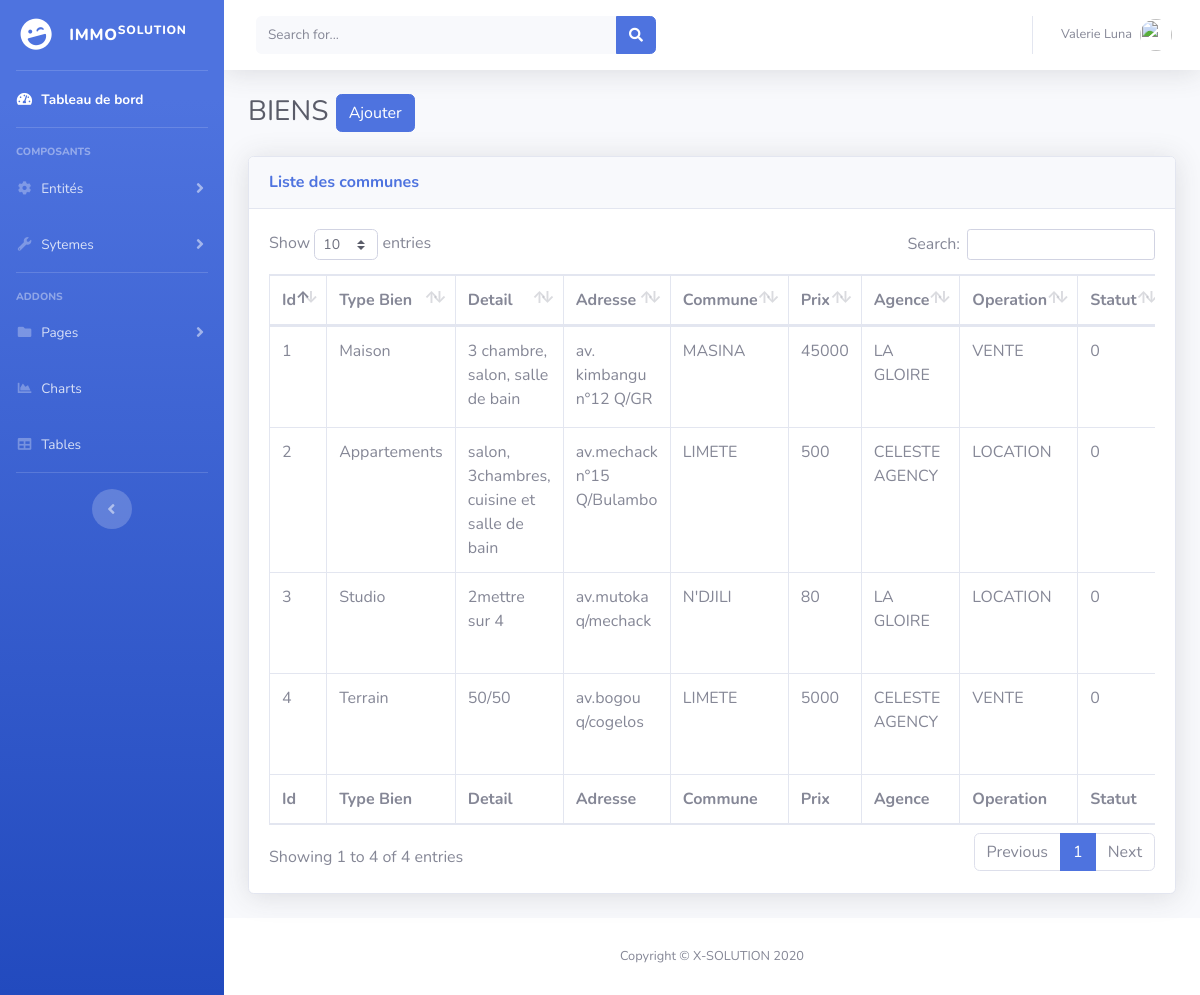
The page /pages/bien.php on the database its author committed.
### tables this page shows
CREATE TABLE `biens` (
  `id_biens` int(11) NOT NULL,
  `adresse` text NOT NULL,
  `id_agence` int(11) NOT NULL,
  `id_type_bien` int(11) NOT NULL,
  `id_commune` int(11) NOT NULL,
  `prix` int(11) NOT NULL,
  `id_operation` int(11) NOT NULL,
  `detail` text NOT NULL,
  `statut` int(11) NOT NULL
);

CREATE TABLE `type_bien` (
  `id_type_bien` int(11) NOT NULL,
  `nom` varchar(100) NOT NULL
);

CREATE TABLE `commune` (
  `id_commune` int(11) NOT NULL,
  `nom` varchar(50) NOT NULL,
  `id_district` int(11) NOT NULL
);

CREATE TABLE `agence` (
  `id_agence` int(11) NOT NULL,
  `denomination` varchar(255) NOT NULL,
  `adresse` varchar(255) NOT NULL
);

CREATE TABLE `operation` (
  `id_operation` int(11) NOT NULL,
  `date_op` date NOT NULL,
  `type_op` varchar(100) NOT NULL
);

### classes/connexion.class.php (called while the page is built, shortened)
<?php
    class Connexion{
      public static function getPreparedStatement($req){
         $chemin = "mysql:host=localhost; dbname=agenceimmobd";
         $user = "root";
         $password = "";
         $resReq="";
         try {
             $prstmt = new PDO($chemin, $user, $password);
             $resReq = $prstmt->prepare($req);
         } catch (PDOException $ex) {
             echo 'Connection echouer'.$ex->getMessage();
         }
         return $resReq;
      }
    }
?>

### classesdao/BienDAO.php (called while the page is built, shortened)
<?php
require_once '../classes/connexion.class.php';
require_once '../classes/Bien.php';
class BienDAO {
    public function afficher() {
        try {
            $ps = Connexion::getPreparedStatement("SELECT biens.id_biens, biens.adresse, biens.prix, biens.detail, biens.statut, agence.denomination as agence, type_bien.nom as typeBien, commune.nom as commune, operation.type_op"
                            . " FROM biens, agence, type_bien, commune, operation "
                            . "WHERE (biens.id_agence = agence.id_agence AND biens.id_type_bien = type_bien.id_type_bien AND biens.id_commune = commune.id_commune AND biens.id_operation = operation.id_operation)");
            $ps->execute();
            while ($row = $ps->fetch(PDO::FETCH_ASSOC)) {
                $bien = new Bien();
                $bien->setId_biens($row['id_biens']);
                $bien->setId_type_bien($row['typeBien']);
                $bien->setDetail($row['detail']);
                $bien->setAdresse($row['adresse']);
                $bien->setId_commune($row['commune']);
                $bien->setPrix($row['prix']);
                $bien->setId_agence($row['agence']);
                $bien->setId_operation($row['type_op']);
                $bien->setStatut($row['statut']);
                $bns[] = $bien;
            }
        } catch (Exception $ex) {
            echo 'Erreur AFFICHAGE' . $ex->getMessage();
        }
        return $bns;
    }
}

### classes/Bien.php (called while the page is built)
<?php
class Bien {
    private $id_biens;
    private $adresse;
    private $id_agence;
    private $id_type_bien;
    private $id_commune;
    private $prix;
    private $id_operation;
    private $detail;
    private $statut;
    function getId_biens() {
        return $this->id_biens;
    }
    function getAdresse() {
        return $this->adresse;
    }
    function getId_agence() {
        return $this->id_agence;
    }
    function getId_type_bien() {
        return $this->id_type_bien;
    }
    function getId_commune() {
        return $this->id_commune;
    }
    function getPrix() {
        return $this->prix;
    }
    function getId_operation() {
        return $this->id_operation;
    }
    function getDetail() {
        return $this->detail;
    }
    function getStatut() {
        return $this->statut;
    }
    function setId_biens($id_biens) {
        $this->id_biens = $id_biens;
    }
    function setAdresse($adresse) {
        $this->adresse = $adresse;
    }
    function setId_agence($id_agence) {
        $this->id_agence = $id_agence;
    }
    function setId_type_bien($id_type_bien) {
        $this->id_type_bien = $id_type_bien;
    }
    function setId_commune($id_commune) {
        $this->id_commune = $id_commune;
    }
    function setPrix($prix) {
        $this->prix = $prix;
    }
    function setId_operation($id_operation) {
        $this->id_operation = $id_operation;
    }
    function setDetail($detail) {
        $this->detail = $detail;
    }
    function setStatut($statut) {
        $this->statut = $statut;
    }
}

### pages/bien.php (the view, shortened to what this page needs)
<?php
require_once '../classesdao/BienDAO.php';
$bien = new BienDAO();
$bns = $bien->afficher();
include('../includes/header.php');
include('../includes/navbar.php');
?>
<div id="content-wrapper" class="d-flex flex-column">
    <div id="content">
        <?php include('../includes/topmenu.php'); ?>
        <div class="container-fluid">
            <h1 class="h3 mb-4 text-gray-800">BIENS
                 <a href="ajoutBien.php" class="btn btn-primary">Ajouter</a>
            </h1>
            <div class="card shadow mb-4">
                <div class="card-header py-3">
                    <h6 class="m-0 font-weight-bold text-primary">Liste des communes</h6>
                </div>
                <div class="card-body">
                    <div class="table-responsive">
                        <table class="table table-bordered" id="dataTable" width="100%" cellspacing="0">
                            <thead>
                                <tr>
                                    <th>Id</th>
                                    <th>Type Bien</th>
                                    <th>Detail</th>
                                    <th>Adresse</th>
                                    <th>Commune</th>
                                    <th>Prix</th>
                                    <th>Agence</th>
                                    <th>Operation</th>
                                    <th>Statut</th>
                                </tr>
                            </thead>
                            <tbody>
                                <?php foreach ($bns as $ligneB): ?>
                                    <tr>
                                        <td><?php echo $ligneB->getId_biens() ?></td>
                                        <td><?php echo $ligneB->getId_type_bien() ?></td>
                                        <td><?php echo $ligneB->getDetail() ?></td>
                                        <td><?php echo $ligneB->getAdresse() ?></td>
                                        <td><?php echo $ligneB->getId_commune() ?></td>
                                        <td><?php echo $ligneB->getPrix() ?></td>
                                        <td><?php echo $ligneB->getId_agence() ?></td>
                                        <td><?php echo $ligneB->getId_operation() ?></td>
                                        <td><?php echo $ligneB->getStatut() ?></td>
                                    </tr>
                                <?php endforeach; ?>
                            </tbody>
                            <tfoot>
                                <tr>
                                    <th>Id</th>
                                    <th>Type Bien</th>
                                    <th>Detail</th>
                                    <th>Adresse</th>
                                    <th>Commune</th>
                                    <th>Prix</th>
                                    <th>Agence</th>
                                    <th>Operation</th>
                                    <th>Statut</th>
                                </tr>
                            </tfoot>
                        </table>
                    </div>
                </div>
            </div>
        </div>
    </div>
    <?php include('../includes/footer.php'); ?>
</div>
<?php
include('../includes/scripts.php');
?>

### includes/header.php (shortened to what this page needs)
<!DOCTYPE html>
<html lang="en">
    <head>
        <link href="../assets/vendor/fontawesome-free/css/all.min.css" rel="stylesheet" type="text/css">
        <link href="../assets/css/sb-admin-2.min.css" rel="stylesheet">
        <link href="../assets/vendor/datatables/dataTables.bootstrap4.min.css" rel="stylesheet">
    </head>
    <body id="page-top">
        <div id="wrapper">

### includes/navbar.php (shortened to what this page needs)
<ul class="navbar-nav bg-gradient-primary sidebar sidebar-dark accordion" id="accordionSidebar">
    <a class="sidebar-brand d-flex align-items-center justify-content-center" href="index.html">
        <div class="sidebar-brand-icon rotate-n-15">
            <i class="fas fa-laugh-wink"></i>
        </div>
        <div class="sidebar-brand-text mx-3">IMMO<sup>SOLUTION</sup></div>
    </a>
    <hr class="sidebar-divider my-0">
    <li class="nav-item active">
        <a class="nav-link" href="#">
            <i class="fas fa-fw fa-tachometer-alt"></i>
            <span>Tableau de bord</span></a>
    </li>
    <hr class="sidebar-divider">
    <div class="sidebar-heading">
        Composants
    </div>
    <li class="nav-item">
        <a class="nav-link collapsed" href="#" data-toggle="collapse" data-target="#collapseTwo" aria-expanded="true" aria-controls="collapseTwo">
            <i class="fas fa-fw fa-cog"></i>
            <span>Entités</span>
        </a>
    </li>
    <li class="nav-item">
        <a class="nav-link collapsed" href="#" data-toggle="collapse" data-target="#collapseUtilities" aria-expanded="true" aria-controls="collapseUtilities">
            <i class="fas fa-fw fa-wrench"></i>
            <span>Sytemes</span>
        </a>
    </li>
    <hr class="sidebar-divider">
    <div class="sidebar-heading">
        Addons
    </div>
    <li class="nav-item">
        <a class="nav-link collapsed" href="#" data-toggle="collapse" data-target="#collapsePages" aria-expanded="true" aria-controls="collapsePages">
            <i class="fas fa-fw fa-folder"></i>
            <span>Pages</span>
        </a>
    </li>
    <li class="nav-item">
        <a class="nav-link" href="charts.html">
            <i class="fas fa-fw fa-chart-area"></i>
            <span>Charts</span></a>
    </li>
    <li class="nav-item">
        <a class="nav-link" href="tables.html">
            <i class="fas fa-fw fa-table"></i>
            <span>Tables</span></a>
    </li>
    <hr class="sidebar-divider d-none d-md-block">
    <div class="text-center d-none d-md-inline">
        <button class="rounded-circle border-0" id="sidebarToggle"></button>
    </div>
</ul>

### includes/topmenu.php (shortened to what this page needs)
<nav class="navbar navbar-expand navbar-light bg-white topbar mb-4 static-top shadow">
  <form class="d-none d-sm-inline-block form-inline mr-auto ml-md-3 my-2 my-md-0 mw-100 navbar-search">
    <div class="input-group">
      <input type="text" class="form-control bg-light border-0 small" placeholder="Search for..." aria-label="Search" aria-describedby="basic-addon2">
      <div class="input-group-append">
        <button class="btn btn-primary" type="button">
          <i class="fas fa-search fa-sm"></i>
        </button>
      </div>
    </div>
  </form>
  <ul class="navbar-nav ml-auto">
    <li class="nav-item dropdown no-arrow">
      <a class="nav-link dropdown-toggle" href="#" id="userDropdown" role="button" data-toggle="dropdown" aria-haspopup="true" aria-expanded="false">
        <span class="mr-2 d-none d-lg-inline text-gray-600 small">Valerie Luna</span>
        <img class="img-profile rounded-circle" src="https://source.unsplash.com/QAB-WJcbgJk/60x60">
      </a>
    </li>
  </ul>
</nav>

### includes/footer.php
  <footer class="sticky-footer bg-white">
    <div class="container my-auto">
      <div class="copyright text-center my-auto">
        <span>Copyright &copy; X-SOLUTION 2020</span>
      </div>
    </div>
  </footer>
</div>

### includes/scripts.php (shortened to what this page needs)
</body>
</html>

### rows shown on the page
biens: id_biens "2", id_type_bien.nom "Appartements", detail "salon, 3chambres, cuisine et salle de bain", adresse "av.mechack n°15 Q/Bulambo", id_commune.nom "LIMETE", prix "500", id_agence.denomination "CELESTE AGENCY", id_operation.type_op "LOCATION", statut "0"
biens: id_biens "4", id_type_bien.nom "Terrain", detail "50/50", adresse "av.bogou q/cogelos", id_commune.nom "LIMETE", prix "5000", id_agence.denomination "CELESTE AGENCY", id_operation.type_op "VENTE", statut "0"
biens: id_biens "1", id_type_bien.nom "Maison", detail "3 chambre, salon, salle de bain", adresse "av. kimbangu n°12 Q/GR", id_commune.nom "MASINA", prix "45000", id_agence.denomination "LA GLOIRE", id_operation.type_op "VENTE", statut "0"
biens: id_biens "3", id_type_bien.nom "Studio", detail "2mettre sur 4", adresse "av.mutoka q/mechack", id_commune.nom "N'DJILI", prix "80", id_agence.denomination "LA GLOIRE", id_operation.type_op "LOCATION", statut "0"
